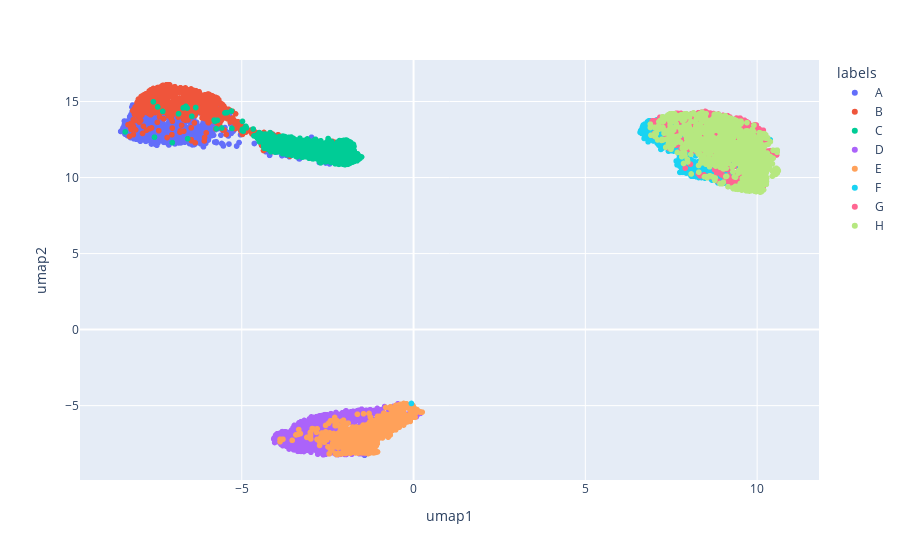

Notebook cell for this chart:
### Code cell
px.scatter(C, x=C.umap1,y=C.umap2, color = 'labels')

### Figure 1 — Plotly figure (JSON) as saved in the notebook; plotly's stock layout.template omitted (floating-point values rounded to 4 significant figures; data arrays with more than 128 entries replaced by an {"elided": "..."} marker saying what was removed)
{"data": [{"hovertemplate": "labels=A<br>umap1=%{x}<br>umap2=%{y}<extra></extra>", "legendgroup": "A", "marker": {"color": "#636efa", "symbol": "circle"}, "mode": "markers", "name": "A", "showlegend": true, "type": "scattergl", "x": {"elided": "1089 float values"}, "xaxis": "x", "y": {"elided": "1089 float values"}, "yaxis": "y"}, {"hovertemplate": "labels=B<br>umap1=%{x}<br>umap2=%{y}<extra></extra>", "legendgroup": "B", "marker": {"color": "#EF553B", "symbol": "circle"}, "mode": "markers", "name": "B", "showlegend": true, "type": "scattergl", "x": {"elided": "1089 float values"}, "xaxis": "x", "y": {"elided": "1089 float values"}, "yaxis": "y"}, {"hovertemplate": "labels=C<br>umap1=%{x}<br>umap2=%{y}<extra></extra>", "legendgroup": "C", "marker": {"color": "#00cc96", "symbol": "circle"}, "mode": "markers", "name": "C", "showlegend": true, "type": "scattergl", "x": {"elided": "1188 float values"}, "xaxis": "x", "y": {"elided": "1188 float values"}, "yaxis": "y"}, {"hovertemplate": "labels=D<br>umap1=%{x}<br>umap2=%{y}<extra></extra>", "legendgroup": "D", "marker": {"color": "#ab63fa", "symbol": "circle"}, "mode": "markers", "name": "D", "showlegend": true, "type": "scattergl", "x": {"elided": "1188 float values"}, "xaxis": "x", "y": {"elided": "1188 float values"}, "yaxis": "y"}, {"hovertemplate": "labels=E<br>umap1=%{x}<br>umap2=%{y}<extra></extra>", "legendgroup": "E", "marker": {"color": "#FFA15A", "symbol": "circle"}, "mode": "markers", "name": "E", "showlegend": true, "type": "scattergl", "x": {"elided": "1144 float values"}, "xaxis": "x", "y": {"elided": "1144 float values"}, "yaxis": "y"}, {"hovertemplate": "labels=F<br>umap1=%{x}<br>umap2=%{y}<extra></extra>", "legendgroup": "F", "marker": {"color": "#19d3f3", "symbol": "circle"}, "mode": "markers", "name": "F", "showlegend": true, "type": "scattergl", "x": {"elided": "1144 float values"}, "xaxis": "x", "y": {"elided": "1144 float values"}, "yaxis": "y"}, {"hovertemplate": "labels=G<br>umap1=%{x}<br>umap2=%{y}<extra></extra>", "legendgroup": "G", "marker": {"color": "#FF6692", "symbol": "circle"}, "mode": "markers", "name": "G", "showlegend": true, "type": "scattergl", "x": {"elided": "1144 float values"}, "xaxis": "x", "y": {"elided": "1144 float values"}, "yaxis": "y"}, {"hovertemplate": "labels=H<br>umap1=%{x}<br>umap2=%{y}<extra></extra>", "legendgroup": "H", "marker": {"color": "#B6E880", "symbol": "circle"}, "mode": "markers", "name": "H", "showlegend": true, "type": "scattergl", "x": {"elided": "1287 float values"}, "xaxis": "x", "y": {"elided": "1287 float values"}, "yaxis": "y"}], "layout": {"legend": {"title": {"text": "labels"}, "tracegroupgap": 0}, "margin": {"t": 60}, "xaxis": {"anchor": "y", "domain": [0, 1], "title": {"text": "umap1"}}, "yaxis": {"anchor": "x", "domain": [0, 1], "title": {"text": "umap2"}}}}
